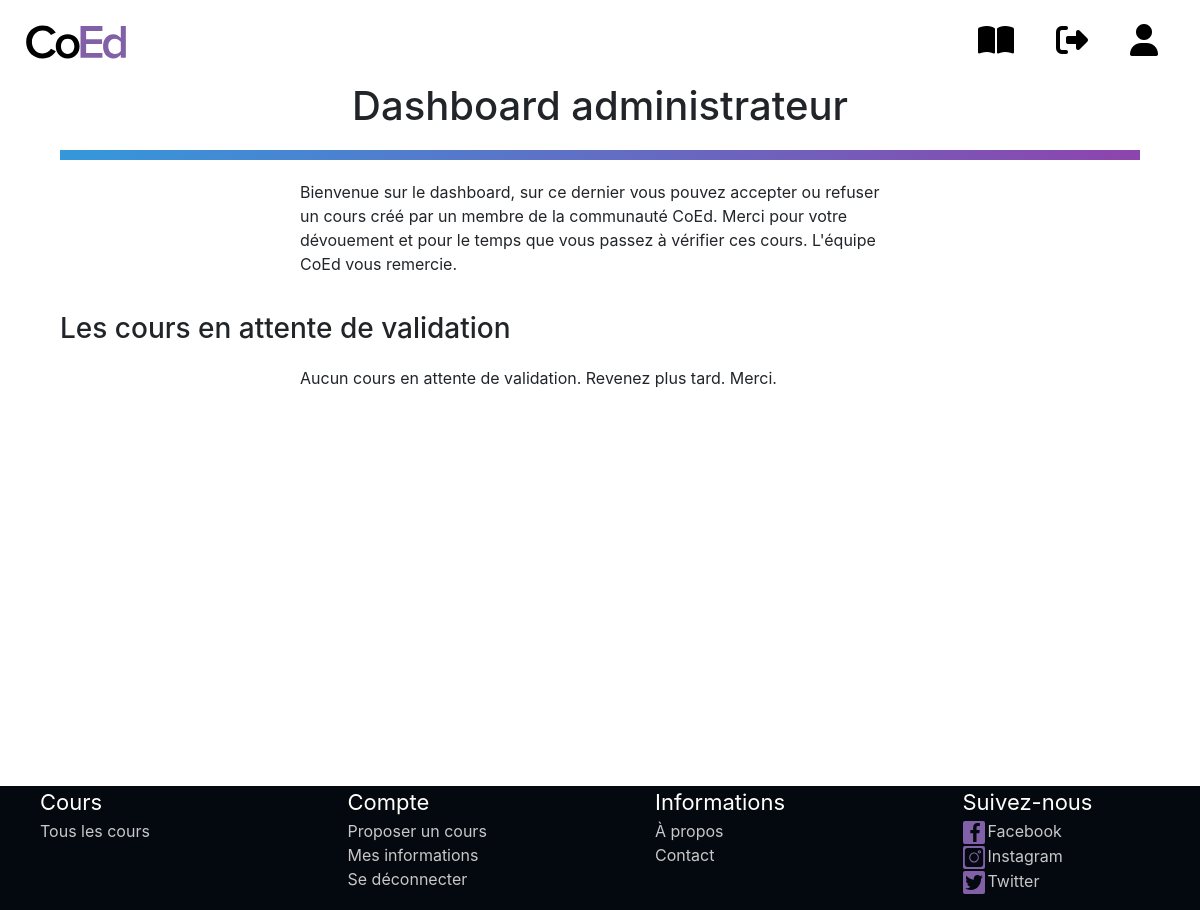
The page /index.php?page=administrateur (signed in) on the database as committed earlier.
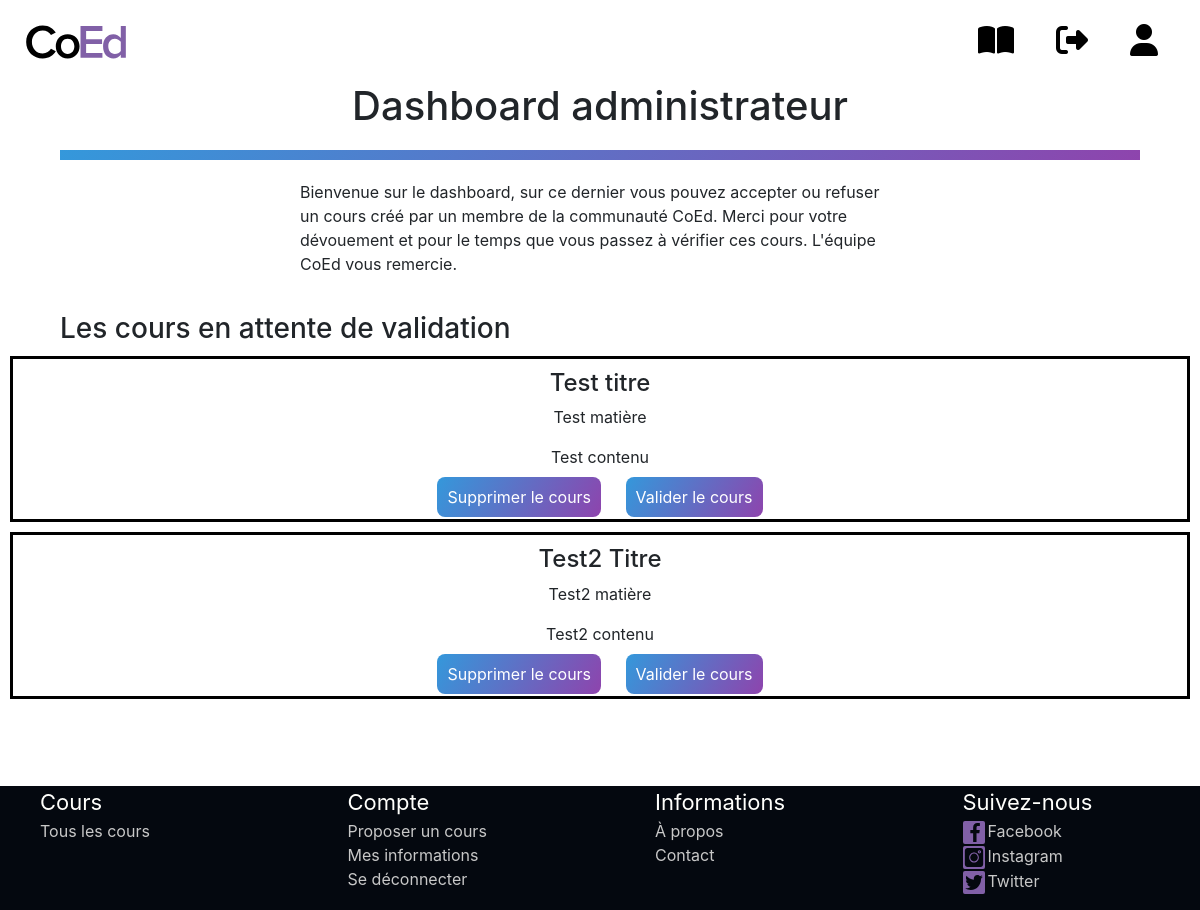
The same page on the database as committed later.
### tables this page shows
CREATE TABLE `courses` (
  `courseid` int(255) NOT NULL,
  `subject` varchar(100) NOT NULL,
  `title` varchar(1000) NOT NULL,
  `content` varchar(2000) NOT NULL,
  `url` varchar(2000) NOT NULL,
  `valide` varchar(10) DEFAULT NULL
);

### controller/courseController.php (called while the page is built, shortened)
<?php
include_once './models/Bdd.php';
function getAllCourses(){
    $Bdd = new Bdd();
    $courses = $Bdd->getCourses();
    return $courses;
}

### models/Bdd.php (called while the page is built, shortened)
<?php
class Bdd
{
    private $connexion;
    public function __construct()
    {
        try {
            $this->connexion = new PDO('mysql:host=localhost;dbname=webpjt;charset=utf8', 'root', 'root');
        } catch (PDOException $Exception) {
            echo "Erreur de connexion à la base de donnée";
            exit;
        }
    }
    public function getCourses()
    {
        $sql = 'SELECT * FROM courses';
        $var = $this->connexion->prepare(($sql));
        $var->execute();
        $courses = $var->fetchAll(PDO::FETCH_ASSOC);
        return $courses;
    }
}

### views/administrateur.php (the view, shortened to what this page needs)
<!DOCTYPE html>
<html lang="en">
<head>
    <link rel="stylesheet" href="./styles/styleadministrateur.css">
</head>
<body>
    <div class="tous">
        <h1>Dashboard administrateur</h1>
        <div class="separation"></div>
        <p class="decallage">Bienvenue sur le dashboard, sur ce dernier vous pouvez accepter ou refuser un cours créé par un membre de la communauté CoEd. Merci pour votre dévouement et pour le temps que vous passez à vérifier ces cours. L'équipe CoEd vous remercie.</p>
        <div class="courseswaiting">
            <h3>Les cours en attente de validation</h3>
            <?php
            include_once './controller/courseController.php';
            $courses = getAllCourses();
            if ($courses != null) {
                $nbrcourses = 0;
                echo "<div class=\"coursnotvalide\">";
                foreach ($courses as $course) {
                    if ($course['valide'] == 'non') {
                        $nbrcourses++;
                        echo "<div class=\"cours\">
                <h4>" . $course['title'] . "</h4>
                <p>" . $course['subject'] . "</p>
                <p>" . $course['content'] . "</p>
                <a href=\"index.php?page=deletecourse&id=" . $course['courseid'] . "\">Supprimer le cours</a>
                <a href=\"index.php?page=validecourse&id=" . $course['courseid'] . "\">Valider le cours</a>
            </div>";
                    }
                }
                echo "</div>";
                if ($nbrcourses == 0) {
                    echo "<p class=\"decallage\">Aucun cours en attente de validation. Revenez plus tard. Merci.</a>";
                }
            } else {
                echo "<p class=\"decallage\">Aucun cours en attente de validation. Revenez plus tard. Merci.</a>";
            }
            ?>
        </div>
    </div>
</body>
</html>

Rows that differ between the two databases and show on the page:
added courses: title "Test titre", subject "Test matière", content "Test contenu"
added courses: title "Test2 Titre", subject "Test2 matière", content "Test2 contenu"
Other text that changed with them:
text no longer shown: "Aucun cours en attente de validation. Revenez plus tard. Merci."
